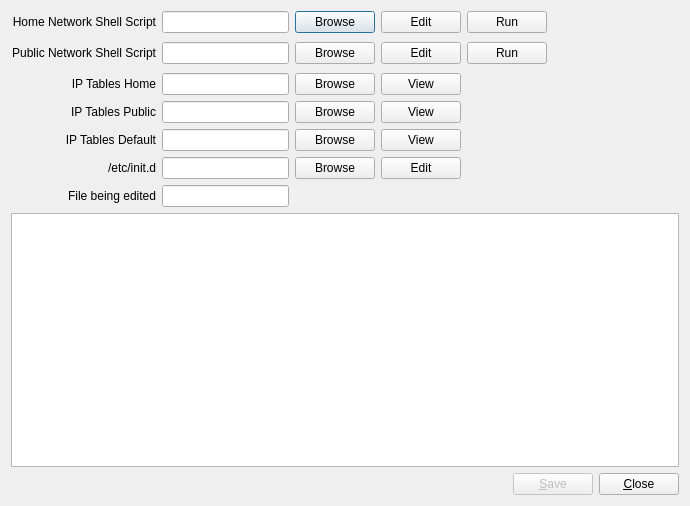
<?xml version="1.0" encoding="UTF-8"?>
<ui version="4.0">
 <class>frmConfig</class>
 <widget class="QDialog" name="frmConfig">
  <property name="geometry">
   <rect>
    <x>0</x>
    <y>0</y>
    <width>690</width>
    <height>506</height>
   </rect>
  </property>
  <property name="sizePolicy">
   <sizepolicy hsizetype="Preferred" vsizetype="Preferred">
    <horstretch>60</horstretch>
    <verstretch>0</verstretch>
   </sizepolicy>
  </property>
  <property name="windowTitle">
   <string>Settings - qiptables</string>
  </property>
  <layout class="QVBoxLayout" name="verticalLayout">
   <item>
    <layout class="QGridLayout" name="gridLayout">
     <item row="0" column="0">
      <widget class="QLabel" name="label">
       <property name="text">
        <string>Home Network Shell Script</string>
       </property>
       <property name="alignment">
        <set>Qt::AlignRight|Qt::AlignTrailing|Qt::AlignVCenter</set>
       </property>
      </widget>
     </item>
     <item row="0" column="1">
      <widget class="QLineEdit" name="edtShellHome">
       <property name="readOnly">
        <bool>true</bool>
       </property>
      </widget>
     </item>
     <item row="0" column="2">
      <widget class="QPushButton" name="btnShellHome">
       <property name="text">
        <string>Browse</string>
       </property>
      </widget>
     </item>
     <item row="0" column="3">
      <widget class="QPushButton" name="btnEdtShellHome">
       <property name="text">
        <string>Edit</string>
       </property>
      </widget>
     </item>
     <item row="0" column="4">
      <widget class="QPushButton" name="btnRebuildHome">
       <property name="text">
        <string>Run</string>
       </property>
      </widget>
     </item>
     <item row="0" column="5">
      <spacer name="horizontalSpacer_7">
       <property name="orientation">
        <enum>Qt::Horizontal</enum>
       </property>
       <property name="sizeHint" stdset="0">
        <size>
         <width>40</width>
         <height>20</height>
        </size>
       </property>
      </spacer>
     </item>
     <item row="1" column="0">
      <widget class="QLabel" name="label_2">
       <property name="text">
        <string>Public Network Shell Script</string>
       </property>
       <property name="alignment">
        <set>Qt::AlignRight|Qt::AlignTrailing|Qt::AlignVCenter</set>
       </property>
      </widget>
     </item>
     <item row="1" column="1">
      <widget class="QLineEdit" name="edtShellPublic">
       <property name="readOnly">
        <bool>true</bool>
       </property>
      </widget>
     </item>
     <item row="1" column="2">
      <widget class="QPushButton" name="btnShellPublic">
       <property name="text">
        <string>Browse</string>
       </property>
      </widget>
     </item>
     <item row="1" column="3">
      <widget class="QPushButton" name="btnEdtShellPublic">
       <property name="text">
        <string>Edit</string>
       </property>
      </widget>
     </item>
     <item row="1" column="4">
      <widget class="QPushButton" name="btnRebuildPublic">
       <property name="text">
        <string>Run</string>
       </property>
      </widget>
     </item>
     <item row="1" column="5">
      <spacer name="horizontalSpacer_8">
       <property name="orientation">
        <enum>Qt::Horizontal</enum>
       </property>
       <property name="sizeHint" stdset="0">
        <size>
         <width>38</width>
         <height>28</height>
        </size>
       </property>
      </spacer>
     </item>
     <item row="2" column="0">
      <widget class="QLabel" name="label_3">
       <property name="text">
        <string>IP Tables Home</string>
       </property>
       <property name="alignment">
        <set>Qt::AlignRight|Qt::AlignTrailing|Qt::AlignVCenter</set>
       </property>
      </widget>
     </item>
     <item row="2" column="1">
      <widget class="QLineEdit" name="edtIpTablesHome">
       <property name="readOnly">
        <bool>true</bool>
       </property>
      </widget>
     </item>
     <item row="2" column="2">
      <widget class="QPushButton" name="btnIpTablesHome">
       <property name="text">
        <string>Browse</string>
       </property>
      </widget>
     </item>
     <item row="2" column="3">
      <widget class="QPushButton" name="btnEdtIpTablesHome">
       <property name="text">
        <string>View</string>
       </property>
      </widget>
     </item>
     <item row="2" column="5">
      <spacer name="horizontalSpacer_13">
       <property name="orientation">
        <enum>Qt::Horizontal</enum>
       </property>
       <property name="sizeHint" stdset="0">
        <size>
         <width>40</width>
         <height>18</height>
        </size>
       </property>
      </spacer>
     </item>
     <item row="3" column="0">
      <widget class="QLabel" name="label_6">
       <property name="text">
        <string>IP Tables Public</string>
       </property>
       <property name="alignment">
        <set>Qt::AlignRight|Qt::AlignTrailing|Qt::AlignVCenter</set>
       </property>
      </widget>
     </item>
     <item row="3" column="1">
      <widget class="QLineEdit" name="edtIpTablesPublic">
       <property name="readOnly">
        <bool>true</bool>
       </property>
      </widget>
     </item>
     <item row="3" column="2">
      <widget class="QPushButton" name="btnIpTablesPublic">
       <property name="text">
        <string>Browse</string>
       </property>
      </widget>
     </item>
     <item row="3" column="3">
      <widget class="QPushButton" name="btnEdtIpTablesPublic">
       <property name="text">
        <string>View</string>
       </property>
      </widget>
     </item>
     <item row="3" column="5">
      <spacer name="horizontalSpacer_14">
       <property name="orientation">
        <enum>Qt::Horizontal</enum>
       </property>
       <property name="sizeHint" stdset="0">
        <size>
         <width>40</width>
         <height>18</height>
        </size>
       </property>
      </spacer>
     </item>
     <item row="4" column="0">
      <widget class="QLabel" name="label_7">
       <property name="text">
        <string>IP Tables Default</string>
       </property>
       <property name="alignment">
        <set>Qt::AlignRight|Qt::AlignTrailing|Qt::AlignVCenter</set>
       </property>
      </widget>
     </item>
     <item row="4" column="1">
      <widget class="QLineEdit" name="edtIpTablesDefault">
       <property name="readOnly">
        <bool>true</bool>
       </property>
      </widget>
     </item>
     <item row="4" column="2">
      <widget class="QPushButton" name="btnIpTablesDefault">
       <property name="text">
        <string>Browse</string>
       </property>
      </widget>
     </item>
     <item row="4" column="3">
      <widget class="QPushButton" name="btnEdtIpTablesDefault">
       <property name="text">
        <string>View</string>
       </property>
      </widget>
     </item>
     <item row="4" column="5">
      <spacer name="horizontalSpacer_15">
       <property name="orientation">
        <enum>Qt::Horizontal</enum>
       </property>
       <property name="sizeHint" stdset="0">
        <size>
         <width>40</width>
         <height>18</height>
        </size>
       </property>
      </spacer>
     </item>
     <item row="5" column="0">
      <widget class="QLabel" name="label_4">
       <property name="text">
        <string>/etc/init.d</string>
       </property>
       <property name="alignment">
        <set>Qt::AlignRight|Qt::AlignTrailing|Qt::AlignVCenter</set>
       </property>
      </widget>
     </item>
     <item row="5" column="1">
      <widget class="QLineEdit" name="edtInitIpTables">
       <property name="readOnly">
        <bool>true</bool>
       </property>
      </widget>
     </item>
     <item row="5" column="2">
      <widget class="QPushButton" name="btnInitIpTables">
       <property name="text">
        <string>Browse</string>
       </property>
      </widget>
     </item>
     <item row="5" column="3">
      <widget class="QPushButton" name="btnEdtInitIpTables">
       <property name="text">
        <string>Edit</string>
       </property>
      </widget>
     </item>
     <item row="5" column="5">
      <spacer name="horizontalSpacer_16">
       <property name="orientation">
        <enum>Qt::Horizontal</enum>
       </property>
       <property name="sizeHint" stdset="0">
        <size>
         <width>40</width>
         <height>18</height>
        </size>
       </property>
      </spacer>
     </item>
     <item row="6" column="0">
      <widget class="QLabel" name="lblEdit">
       <property name="text">
        <string>File being edited</string>
       </property>
       <property name="alignment">
        <set>Qt::AlignRight|Qt::AlignTrailing|Qt::AlignVCenter</set>
       </property>
      </widget>
     </item>
     <item row="6" column="1">
      <widget class="QLineEdit" name="edtCurrentFile">
       <property name="readOnly">
        <bool>true</bool>
       </property>
      </widget>
     </item>
     <item row="6" column="2" colspan="4">
      <spacer name="horizontalSpacer">
       <property name="orientation">
        <enum>Qt::Horizontal</enum>
       </property>
       <property name="sizeHint" stdset="0">
        <size>
         <width>278</width>
         <height>20</height>
        </size>
       </property>
      </spacer>
     </item>
    </layout>
   </item>
   <item>
    <widget class="QTextEdit" name="txtFile">
     <property name="font">
      <font>
       <family>Monospace</family>
      </font>
     </property>
     <property name="readOnly">
      <bool>true</bool>
     </property>
    </widget>
   </item>
   <item>
    <layout class="QHBoxLayout" name="horizontalLayout">
     <item>
      <spacer name="horizontalSpacer_11">
       <property name="orientation">
        <enum>Qt::Horizontal</enum>
       </property>
       <property name="sizeHint" stdset="0">
        <size>
         <width>40</width>
         <height>20</height>
        </size>
       </property>
      </spacer>
     </item>
     <item>
      <widget class="QPushButton" name="btnSave">
       <property name="enabled">
        <bool>false</bool>
       </property>
       <property name="text">
        <string>&amp;Save</string>
       </property>
      </widget>
     </item>
     <item>
      <widget class="QPushButton" name="btnClose">
       <property name="text">
        <string>&amp;Close</string>
       </property>
      </widget>
     </item>
    </layout>
   </item>
  </layout>
 </widget>
 <resources/>
 <connections>
  <connection>
   <sender>btnClose</sender>
   <signal>clicked()</signal>
   <receiver>frmConfig</receiver>
   <slot>close()</slot>
   <hints>
    <hint type="sourcelabel">
     <x>605</x>
     <y>482</y>
    </hint>
    <hint type="destinationlabel">
     <x>135</x>
     <y>184</y>
    </hint>
   </hints>
  </connection>
  <connection>
   <sender>btnShellHome</sender>
   <signal>clicked()</signal>
   <receiver>frmConfig</receiver>
   <slot>openFileDialog()</slot>
   <hints>
    <hint type="sourcelabel">
     <x>404</x>
     <y>21</y>
    </hint>
    <hint type="destinationlabel">
     <x>325</x>
     <y>252</y>
    </hint>
   </hints>
  </connection>
  <connection>
   <sender>btnShellPublic</sender>
   <signal>clicked()</signal>
   <receiver>frmConfig</receiver>
   <slot>openFileDialog()</slot>
   <hints>
    <hint type="sourcelabel">
     <x>404</x>
     <y>54</y>
    </hint>
    <hint type="destinationlabel">
     <x>325</x>
     <y>252</y>
    </hint>
   </hints>
  </connection>
  <connection>
   <sender>btnIpTablesHome</sender>
   <signal>clicked()</signal>
   <receiver>frmConfig</receiver>
   <slot>openFileDialog()</slot>
   <hints>
    <hint type="sourcelabel">
     <x>404</x>
     <y>87</y>
    </hint>
    <hint type="destinationlabel">
     <x>325</x>
     <y>252</y>
    </hint>
   </hints>
  </connection>
  <connection>
   <sender>btnIpTablesPublic</sender>
   <signal>clicked()</signal>
   <receiver>frmConfig</receiver>
   <slot>openFileDialog()</slot>
   <hints>
    <hint type="sourcelabel">
     <x>404</x>
     <y>120</y>
    </hint>
    <hint type="destinationlabel">
     <x>325</x>
     <y>252</y>
    </hint>
   </hints>
  </connection>
  <connection>
   <sender>btnInitIpTables</sender>
   <signal>clicked()</signal>
   <receiver>frmConfig</receiver>
   <slot>openFileDialog()</slot>
   <hints>
    <hint type="sourcelabel">
     <x>404</x>
     <y>153</y>
    </hint>
    <hint type="destinationlabel">
     <x>325</x>
     <y>252</y>
    </hint>
   </hints>
  </connection>
  <connection>
   <sender>btnEdtIpTablesHome</sender>
   <signal>clicked()</signal>
   <receiver>frmConfig</receiver>
   <slot>editFile()</slot>
   <hints>
    <hint type="sourcelabel">
     <x>447</x>
     <y>91</y>
    </hint>
    <hint type="destinationlabel">
     <x>325</x>
     <y>252</y>
    </hint>
   </hints>
  </connection>
  <connection>
   <sender>btnEdtIpTablesPublic</sender>
   <signal>clicked()</signal>
   <receiver>frmConfig</receiver>
   <slot>editFile()</slot>
   <hints>
    <hint type="sourcelabel">
     <x>447</x>
     <y>124</y>
    </hint>
    <hint type="destinationlabel">
     <x>325</x>
     <y>252</y>
    </hint>
   </hints>
  </connection>
  <connection>
   <sender>btnEdtShellHome</sender>
   <signal>clicked()</signal>
   <receiver>frmConfig</receiver>
   <slot>editFile()</slot>
   <hints>
    <hint type="sourcelabel">
     <x>447</x>
     <y>21</y>
    </hint>
    <hint type="destinationlabel">
     <x>325</x>
     <y>252</y>
    </hint>
   </hints>
  </connection>
  <connection>
   <sender>btnEdtShellPublic</sender>
   <signal>clicked()</signal>
   <receiver>frmConfig</receiver>
   <slot>editFile()</slot>
   <hints>
    <hint type="sourcelabel">
     <x>447</x>
     <y>56</y>
    </hint>
    <hint type="destinationlabel">
     <x>325</x>
     <y>252</y>
    </hint>
   </hints>
  </connection>
  <connection>
   <sender>btnEdtInitIpTables</sender>
   <signal>clicked()</signal>
   <receiver>frmConfig</receiver>
   <slot>editFile()</slot>
   <hints>
    <hint type="sourcelabel">
     <x>447</x>
     <y>157</y>
    </hint>
    <hint type="destinationlabel">
     <x>325</x>
     <y>252</y>
    </hint>
   </hints>
  </connection>
  <connection>
   <sender>txtFile</sender>
   <signal>textChanged()</signal>
   <receiver>frmConfig</receiver>
   <slot>btnSaveEnable()</slot>
   <hints>
    <hint type="sourcelabel">
     <x>325</x>
     <y>335</y>
    </hint>
    <hint type="destinationlabel">
     <x>325</x>
     <y>252</y>
    </hint>
   </hints>
  </connection>
  <connection>
   <sender>btnSave</sender>
   <signal>clicked()</signal>
   <receiver>frmConfig</receiver>
   <slot>saveText()</slot>
   <hints>
    <hint type="sourcelabel">
     <x>519</x>
     <y>483</y>
    </hint>
    <hint type="destinationlabel">
     <x>325</x>
     <y>252</y>
    </hint>
   </hints>
  </connection>
  <connection>
   <sender>btnIpTablesDefault</sender>
   <signal>clicked()</signal>
   <receiver>frmConfig</receiver>
   <slot>openFileDialog()</slot>
   <hints>
    <hint type="sourcelabel">
     <x>362</x>
     <y>157</y>
    </hint>
    <hint type="destinationlabel">
     <x>325</x>
     <y>252</y>
    </hint>
   </hints>
  </connection>
  <connection>
   <sender>btnEdtIpTablesDefault</sender>
   <signal>clicked()</signal>
   <receiver>frmConfig</receiver>
   <slot>editFile()</slot>
   <hints>
    <hint type="sourcelabel">
     <x>447</x>
     <y>157</y>
    </hint>
    <hint type="destinationlabel">
     <x>325</x>
     <y>252</y>
    </hint>
   </hints>
  </connection>
  <connection>
   <sender>btnRebuildHome</sender>
   <signal>clicked()</signal>
   <receiver>frmConfig</receiver>
   <slot>rebuildFirewall()</slot>
   <hints>
    <hint type="sourcelabel">
     <x>508</x>
     <y>21</y>
    </hint>
    <hint type="destinationlabel">
     <x>344</x>
     <y>252</y>
    </hint>
   </hints>
  </connection>
  <connection>
   <sender>btnRebuildPublic</sender>
   <signal>clicked()</signal>
   <receiver>frmConfig</receiver>
   <slot>rebuildFirewall()</slot>
   <hints>
    <hint type="sourcelabel">
     <x>508</x>
     <y>56</y>
    </hint>
    <hint type="destinationlabel">
     <x>344</x>
     <y>252</y>
    </hint>
   </hints>
  </connection>
 </connections>
 <slots>
  <slot>openFileDialog()</slot>
  <slot>editFile()</slot>
  <slot>btnSaveEnable()</slot>
  <slot>saveText()</slot>
  <slot>rebuildFirewall()</slot>
 </slots>
</ui>
